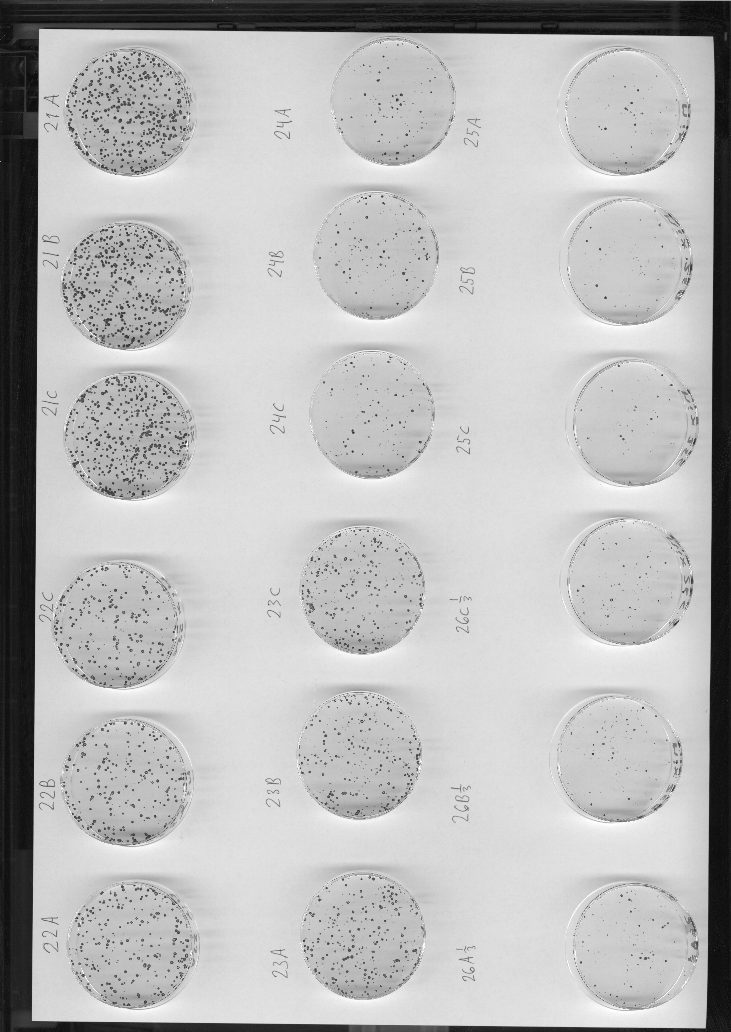
#> input picture test.png, 731 x 1032 px
$ python cell_counter.py --image ../test.png --output out.png   (older library calls are emulated)
#> lines starting #> are read from the running program, lines starting #| are printed output that depends on the picture; after the words box and inside, x2 and y2 are one past the last pixel; in counts of white or black regions, pixels touching at a corner belong together
# -*- coding: utf-8 -*-
"""
Bacteria counter

    Counts blue and white bacteria on a Petri dish

    python bacteria_counter.py -i [imagefile] -o [imagefile]

@author: Alvaro Sebastian (www.sixthresearcher.com)
"""

# import the necessary packages
import numpy as np
import argparse
import cv2

# construct the argument parse and parse the arguments
ap = argparse.ArgumentParser()
ap.add_argument("-i", "--image", required=True,
    help="path to the input image")
ap.add_argument("-o", "--output", required=True,
    help="path to the output image")
args = vars(ap.parse_args())

# dict to count colonies
counter = {}

# load the image
image_orig = cv2.imread(args["image"])
#> image_orig is the input picture: shape (1032, 731, 3); min 6, max 255, mean 185.7
height_orig, width_orig = image_orig.shape[:2]
#> height_orig = 1032; width_orig = 731

# output image with contours
image_contours = image_orig.copy()

# DETECTING BLUE AND WHITE COLONIES
colors = ['blue', 'white']
for color in colors:

    # copy of original image
    imag = image_orig.copy() #image_orig.copy()
    image_to_process = cv2.resize(imag, (480, 800))
    # initializes counter
    counter[color] = 0

    # define NumPy arrays of color boundaries (GBR vectors)
    if color == 'blue':
        lower = np.array([60, 70, 100])
        upper = np.array([277, 275, 275])
    elif color == 'white':
        # invert image colors
        image_to_process = (255-image_to_process)
        lower = np.array([ 50,  50,  40])
        upper = np.array([100, 120,  80])

    # find the colors within the specified boundaries
    image_mask = cv2.inRange(image_to_process, lower, upper)
    # apply the mask
    image_res = cv2.bitwise_and(image_to_process, image_to_process, mask = image_mask)

    ## load the image, convert it to grayscale, and blur it slightly
    image_gray = cv2.cvtColor(image_res, cv2.COLOR_BGR2GRAY)
    image_gray = cv2.GaussianBlur(image_gray, (5, 5), 0)

    # perform edge detection, then perform a dilation + erosion to close gaps in between object edges
    image_edged = cv2.Canny(image_gray, 50, 100)
    image_edged = cv2.dilate(image_edged, None, iterations=1)
    image_edged = cv2.erode(image_edged, None, iterations=1)

    # find contours in the edge map
    contours, hierarchy = cv2.findContours(image_edged, cv2.RETR_EXTERNAL, cv2.CHAIN_APPROX_SIMPLE)
    # cnts = cnts[0] if imutils.is_cv2() else cnts[1]

    # loop over the contours individually
    for c in contours:

        # if the contour is not sufficiently large, ignore it
        if cv2.contourArea(c) < 10:
            continue

        # compute the Convex Hull of the contour
        hull = cv2.convexHull(c)
        if color == 'blue':
            # prints contours in red color
            cv2.drawContours(image_contours,[hull],0,(0,0,255),1)
        elif color == 'white':
            # prints contours in green color
            cv2.drawContours(image_contours,[hull],0,(0,255,0),1)

        counter[color] += 1
        #cv2.putText(image_contours, "{:.0f}".format(cv2.contourArea(c)), (int(hull[0][0][0]), int(hull[0][0][1])), cv2.FONT_HERSHEY_SIMPLEX, 0.65, (255, 255, 255), 2)

    # Print the number of colonies of each color
    print("{} {} colonies".format(counter[color],color))
#> this loop made 2 passes
#> pass 1, `image_to_process = cv2.resize(imag, (480, 800))`:
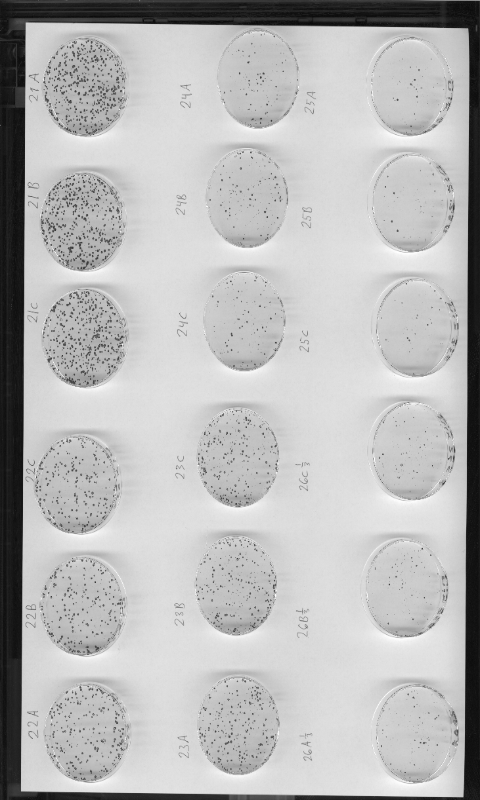
#> image_to_process: shape (800, 480, 3); min 9, max 255, mean 185.6
#> pass 1, `image_mask = cv2.inRange(image_to_process, lower, upper)`:
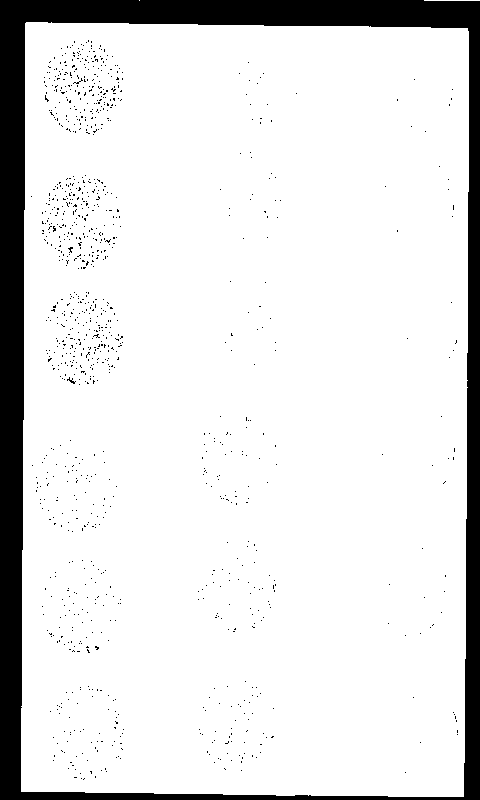
#> image_mask: shape (800, 480); 88.5% white; 1078 black regions (1076 under 20 px), largest, box (x1, y1, x2, y2) and area: (0, 0, 480, 800) 42452, (67, 377, 76, 384) 22
#> pass 1, `image_res = cv2.bitwise_and(image_to_process, image_to_process, mask =..`:
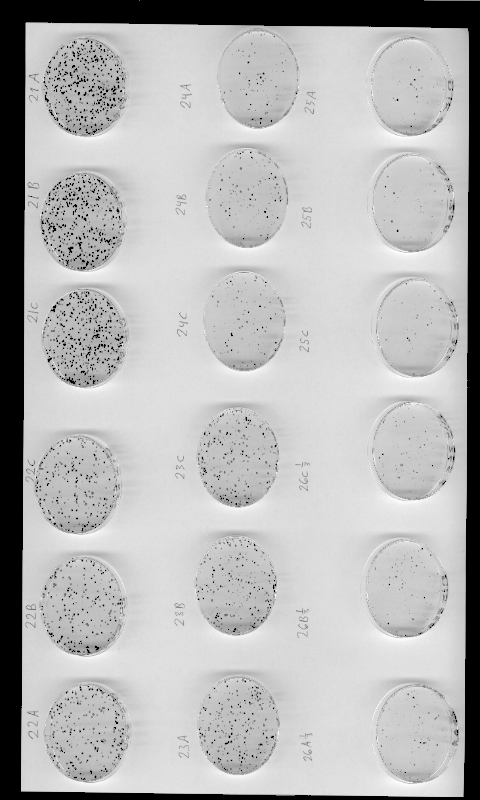
#> image_res: shape (800, 480, 3); min 0, max 255, mean 182
#> after the loop:
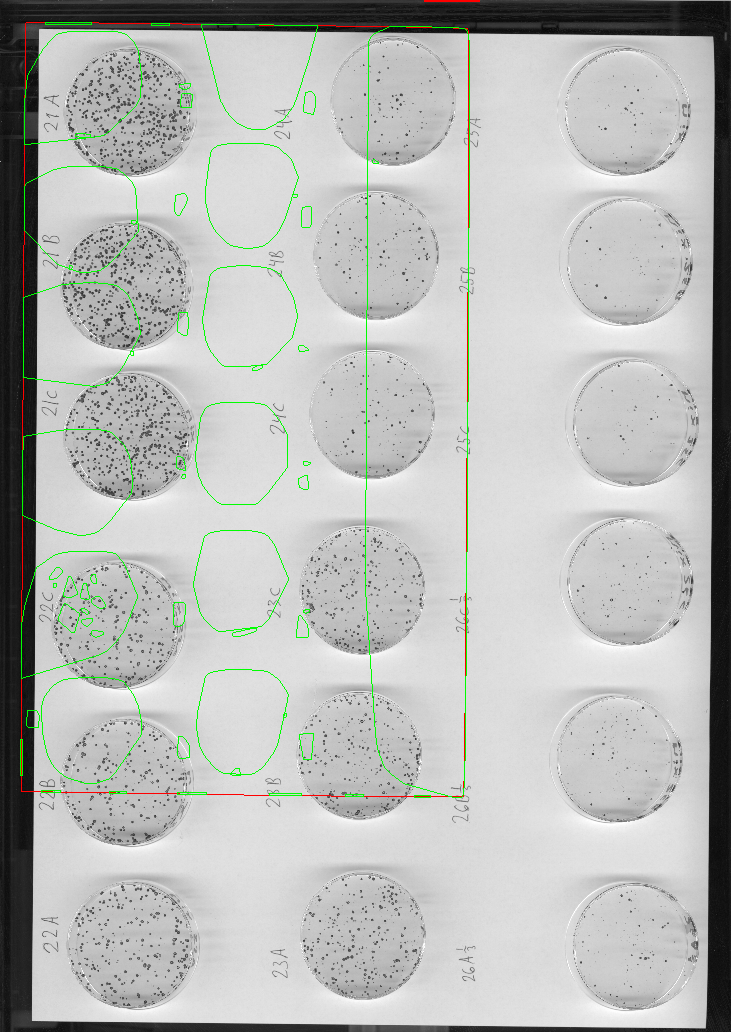
#> image_contours: shape (1032, 731, 3); 1.2% of pixels changed, all inside (x1, y1, x2, y2) = (20, 0, 480, 798)
#> after the loop:
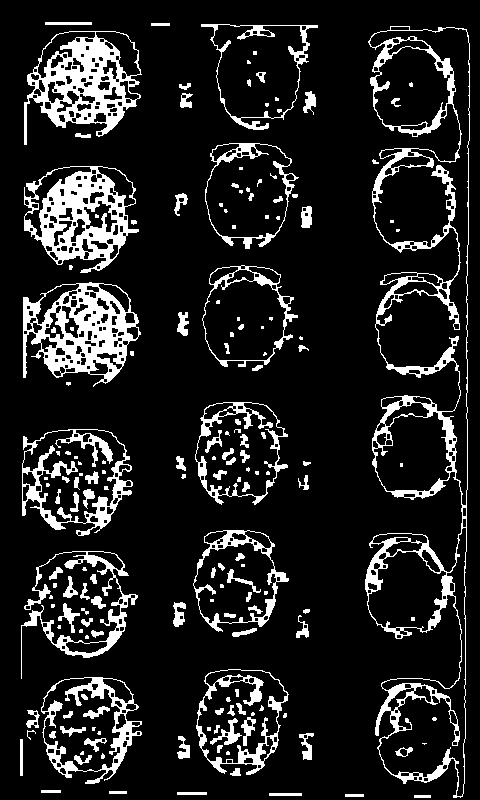
#> image_edged: shape (800, 480); 13.2% white; 175 white regions (72 under 20 px), largest, box (x1, y1, x2, y2) and area: (365, 26, 470, 798) 11253, (23, 282, 141, 387) 5511, (24, 166, 139, 273) 5311
#> after the loop:
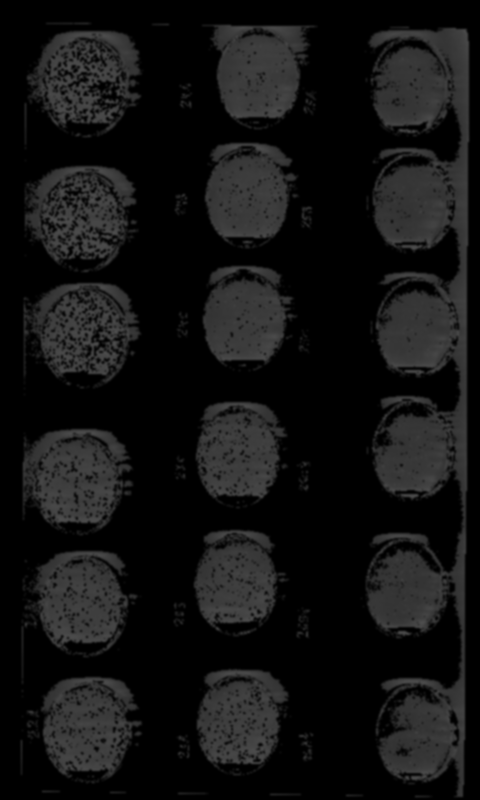
#> image_gray: shape (800, 480); min 0, max 78, mean 18.8
#> after the loop:
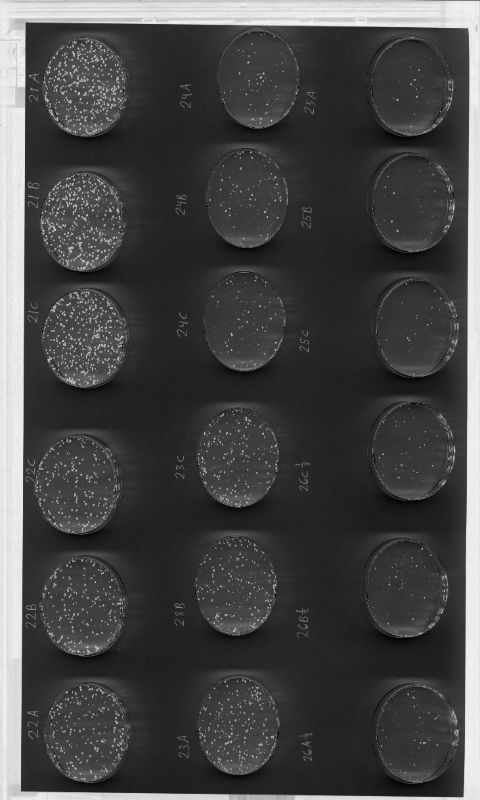
#> image_to_process: shape (800, 480, 3); min 0, max 246, mean 69.4
#> after the loop, counter = {'blue': 2, 'white': 59}

# Writes the output image
cv2.imwrite(args["output"],image_contours)
